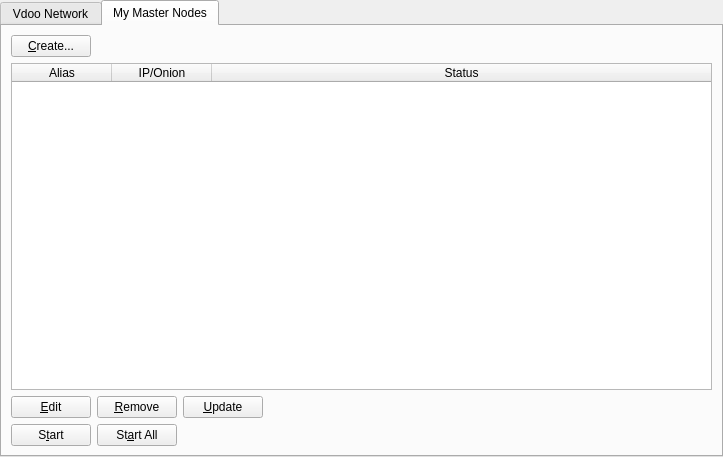
<?xml version="1.0" encoding="UTF-8"?>
<ui version="4.0">
 <class>MasternodeManager</class>
 <widget class="QWidget" name="MasternodeManager">
  <property name="geometry">
   <rect>
    <x>0</x>
    <y>0</y>
    <width>723</width>
    <height>457</height>
   </rect>
  </property>
  <property name="windowTitle">
   <string>Form</string>
  </property>
  <layout class="QVBoxLayout" name="topLayout">
   <property name="leftMargin">
    <number>0</number>
   </property>
   <property name="topMargin">
    <number>0</number>
   </property>
   <property name="rightMargin">
    <number>0</number>
   </property>
   <property name="bottomMargin">
    <number>0</number>
   </property>
   <item>
    <layout class="QVBoxLayout" name="verticalLayout">
     <property name="bottomMargin">
      <number>0</number>
     </property>
     <item>
      <widget class="QTabWidget" name="tabWidget">
       <property name="currentIndex">
        <number>1</number>
       </property>
       <widget class="QWidget" name="tab">
        <attribute name="title">
         <string>Vdoo Network</string>
        </attribute>
        <layout class="QGridLayout" name="gridLayout">
         <item row="1" column="0">
          <widget class="QTableWidget" name="tableWidget">
           <property name="editTriggers">
            <set>QAbstractItemView::NoEditTriggers</set>
           </property>
           <property name="alternatingRowColors">
            <bool>true</bool>
           </property>
           <property name="selectionBehavior">
            <enum>QAbstractItemView::SelectRows</enum>
           </property>
           <property name="sortingEnabled">
            <bool>true</bool>
           </property>
           <attribute name="horizontalHeaderStretchLastSection">
            <bool>true</bool>
           </attribute>
           <column>
            <property name="text">
             <string>Address</string>
            </property>
           </column>
           <column>
            <property name="text">
             <string>Active</string>
            </property>
           </column>
           <column>
            <property name="text">
             <string>Active (secs)</string>
            </property>
           </column>
           <column>
            <property name="text">
             <string>Last Seen</string>
            </property>
           </column>
           <column>
            <property name="text">
             <string>Pubkey</string>
            </property>
           </column>
          </widget>
         </item>
         <item row="0" column="0">
          <layout class="QHBoxLayout" name="horizontalLayout_3">
           <property name="bottomMargin">
            <number>0</number>
           </property>
           <item>
            <widget class="QLabel" name="label_2">
             <property name="text">
              <string>Vdoo Node Count:</string>
             </property>
            </widget>
           </item>
           <item>
            <widget class="QLabel" name="countLabel">
             <property name="text">
              <string>0</string>
             </property>
            </widget>
           </item>
           <item>
            <spacer name="horizontalSpacer_3">
             <property name="orientation">
              <enum>Qt::Horizontal</enum>
             </property>
             <property name="sizeHint" stdset="0">
              <size>
               <width>40</width>
               <height>20</height>
              </size>
             </property>
            </spacer>
           </item>
          </layout>
         </item>
        </layout>
       </widget>
       <widget class="QWidget" name="tab_2">
        <attribute name="title">
         <string>My Master Nodes</string>
        </attribute>
        <layout class="QGridLayout" name="gridLayout_2">
         <item row="0" column="0">
          <layout class="QVBoxLayout" name="verticalLayout_2">
           <property name="bottomMargin">
            <number>0</number>
           </property>
           <item>
            <layout class="QHBoxLayout" name="horizontalLayout">
             <item>
              <widget class="QPushButton" name="createButton">
               <property name="text">
                <string>&amp;Create...</string>
               </property>
              </widget>
             </item>
             <item>
              <spacer name="horizontalSpacer">
               <property name="orientation">
                <enum>Qt::Horizontal</enum>
               </property>
               <property name="sizeHint" stdset="0">
                <size>
                 <width>40</width>
                 <height>20</height>
                </size>
               </property>
              </spacer>
             </item>
            </layout>
           </item>
           <item>
            <widget class="QTableWidget" name="tableWidget_2">
             <property name="minimumSize">
              <size>
               <width>695</width>
               <height>0</height>
              </size>
             </property>
             <property name="editTriggers">
              <set>QAbstractItemView::NoEditTriggers</set>
             </property>
             <property name="alternatingRowColors">
              <bool>true</bool>
             </property>
             <property name="selectionMode">
              <enum>QAbstractItemView::SingleSelection</enum>
             </property>
             <property name="selectionBehavior">
              <enum>QAbstractItemView::SelectRows</enum>
             </property>
             <attribute name="horizontalHeaderStretchLastSection">
              <bool>true</bool>
             </attribute>
             <column>
              <property name="text">
               <string>Alias</string>
              </property>
             </column>
             <column>
              <property name="text">
               <string>IP/Onion</string>
              </property>
             </column>
             <column>
              <property name="text">
               <string>Status</string>
              </property>
             </column>
            </widget>
           </item>
           <item>
            <layout class="QHBoxLayout" name="horizontalLayout_2">
             <property name="bottomMargin">
              <number>0</number>
             </property>
             <item>
              <widget class="QPushButton" name="editButton">
               <property name="text">
                <string>&amp;Edit</string>
               </property>
              </widget>
             </item>
             <item>
              <widget class="QPushButton" name="removeButton">
               <property name="text">
                <string>&amp;Remove</string>
               </property>
              </widget>
             </item>
             <item>
              <widget class="QPushButton" name="UpdateButton">
               <property name="text">
                <string>&amp;Update</string>
               </property>
              </widget>
             </item>
             <item>
              <spacer name="horizontalSpacer_2">
               <property name="orientation">
                <enum>Qt::Horizontal</enum>
               </property>
               <property name="sizeHint" stdset="0">
                <size>
                 <width>40</width>
                 <height>20</height>
                </size>
               </property>
              </spacer>
             </item>
            </layout>
           </item>
           <item>
            <layout class="QHBoxLayout" name="horizontalLayout_4">
             <property name="bottomMargin">
              <number>0</number>
             </property>
            </layout>
           </item>
           <item>
            <layout class="QHBoxLayout" name="horizontalLayout_5">
             <property name="bottomMargin">
              <number>0</number>
             </property>
             <item>
              <widget class="QPushButton" name="startButton">
               <property name="text">
                <string>S&amp;tart</string>
               </property>
              </widget>
             </item>
             <item>
              <widget class="QPushButton" name="startAllButton">
               <property name="text">
                <string>St&amp;art All</string>
               </property>
              </widget>
             </item>
             <item>
              <spacer name="horizontalSpacer_5">
               <property name="orientation">
                <enum>Qt::Horizontal</enum>
               </property>
               <property name="sizeHint" stdset="0">
                <size>
                 <width>40</width>
                 <height>20</height>
                </size>
               </property>
              </spacer>
             </item>
            </layout>
           </item>
          </layout>
         </item>
        </layout>
       </widget>
      </widget>
     </item>
    </layout>
   </item>
  </layout>
 </widget>
 <resources/>
 <connections/>
</ui>
